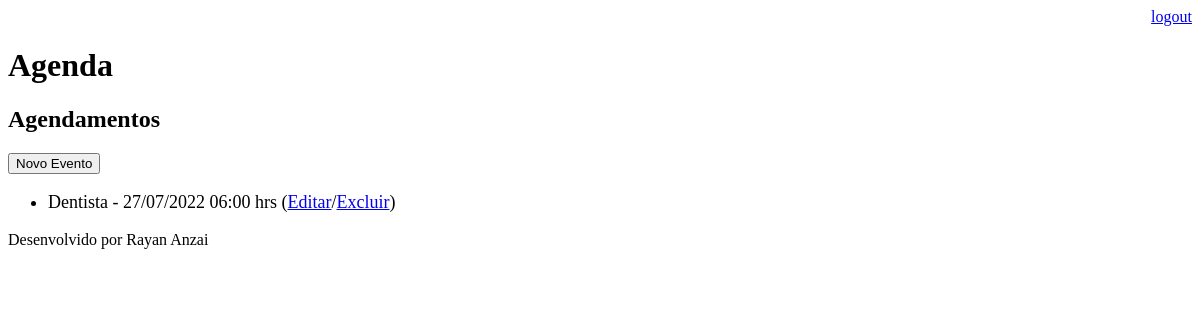
The app's page /agenda/ (signed in), older data.
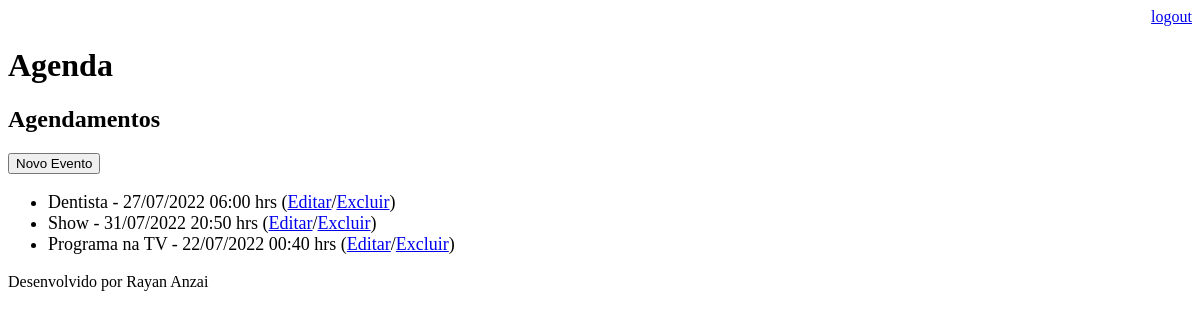
The same page, newer data.
### core/models.py (models this page shows, shortened)
class Evento(models.Model):
    titulo = models.CharField(max_length=100)
    descricao = models.TextField(blank=True, null=True)
    data_evento = models.DateTimeField(verbose_name="Data do Evento")
    data_criacao = models.DateTimeField(auto_now=True)
    local_evento = models.TextField(blank=True, null=True)
    usuario = models.ForeignKey(User, on_delete=models.CASCADE)
    class Meta: #para nomear foçado o nome
        db_table = "evento"
    def get_data_evento(self):
        return self.data_evento.strftime('%d/%m/%Y %H:%M hrs')
    def get_evento_atrasado(self):
        if self.data_evento < datetime.now():
            return True
        else:
            return False

### core/views.py (the view)
# urls.py: path('agenda/', views.lista_eventos),
@login_required(login_url='/login/')
def lista_eventos(request):
    usuario = request.user
    data_atual = datetime.now() - timedelta(hours=1)
    evento = Evento.objects.filter(usuario=usuario, data_evento__gt=data_atual)
    dados = {'eventos' :evento}
    return render(request, 'agenda.html', dados)

### templates/agenda.html
{%extends "model-page.html"%}
{%block content %}
    <h2>Agendamentos</h2>
    <a href="evento/"><button type="button">Novo Evento</button></a>
    <ul style="font-size: 18px">
    {% for evento in eventos %}
        <div style= {% if evento.get_evento_atrasado %} "color:red" {% endif %}  >
            <li>{{evento.titulo}} - {{evento.get_data_evento}} (<a href="evento/?id={{evento.id}}">Editar</a>/<a href="evento/delete/{{ evento.id }}">Excluir</a>)</li>
        </div>
    {% endfor %}
    </ul>
{%endblock%}

### templates/model-page.html
<!DOCTYPE html>
<html lang="en">
<head>
    {% include "model-header.html" %}
</head>
<body>
    {% block content %} {% endblock %}
    {%include "model-footer.html" %}
</body>
</html>

### templates/model-header.html (shortened to what this page needs)
    <div style="text-align: right;">
        <a href="/logout">logout</a>
    </div>
    <h1>Agenda</h1>

### templates/model-footer.html
<p>Desenvolvido por Rayan Anzai</p>

Row changes from the older to the newer data that the page shows:
added Evento: titulo "Show", get_data_evento "31/07/2022 20:50 hrs"
added Evento: titulo "Programa na TV", get_data_evento "22/07/2022 00:40 hrs"
